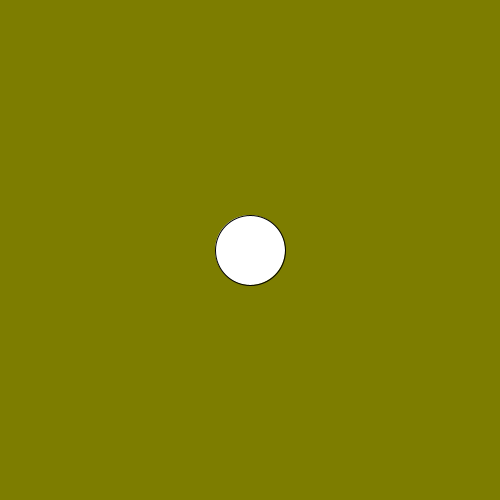
Frame 1 (no input)
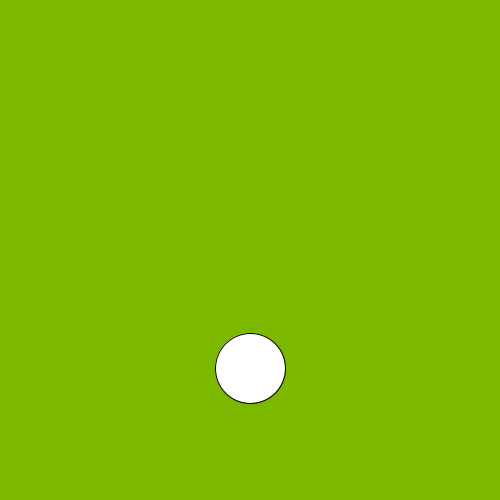
Frame 60 (the mouse pressed at the canvas centre just before this capture)
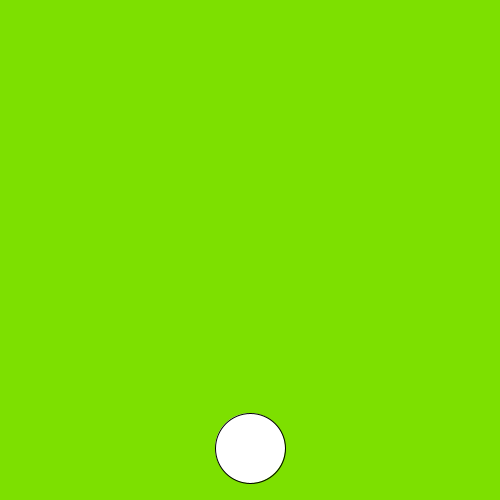
Frame 120 (the mouse held since frame 60 and released just before this capture)

The Processing sketch that drew these frames (run headless with seeded random() and noise(); from frame 60 on, the mouse is pressed at the canvas centre):

// Processing sketch: processing_66141
// ── processing_66141.pde

int posX, posY;
int posXinc, posYinc;
int movState;

void setup () {
size (500, 500);

smooth ();

posX = width / 2;
posY = height / 2;

posXinc = 0;
posYinc = 2;

movState = 0;

}

void draw () {
  
  background (posX/2, posY/2, 0);

  ellipse (posX, posY, 70, 70);
  
  posX = posX + posXinc;
  posY = posY + posYinc;

if (movState == 0) {
  
  posYinc = 2;
  posXinc = 0;
  
}

if (movState == 1) {
  
  posYinc = 0;
  posXinc = 2;
  
}

if (movState == 2) {
  
  posYinc = -2;
  posXinc = 0;
  
}

if (movState == 3) {
  
  posYinc = 0;
  posXinc = -2;
  
}

if (posY >= height - 35) {

 movState = 2;

}

if (posY <= 35) {

 movState = 0;

}

if (posX >= width - 35) {
 
movState = 3;
  
}

if (posX <= 35) {

 movState = 1;

}

println (posYinc);

}

  void mouseClicked() {
   movState += 1;
   
   if (movState > 3) {
     
     movState = 0;   
  }
  
}
